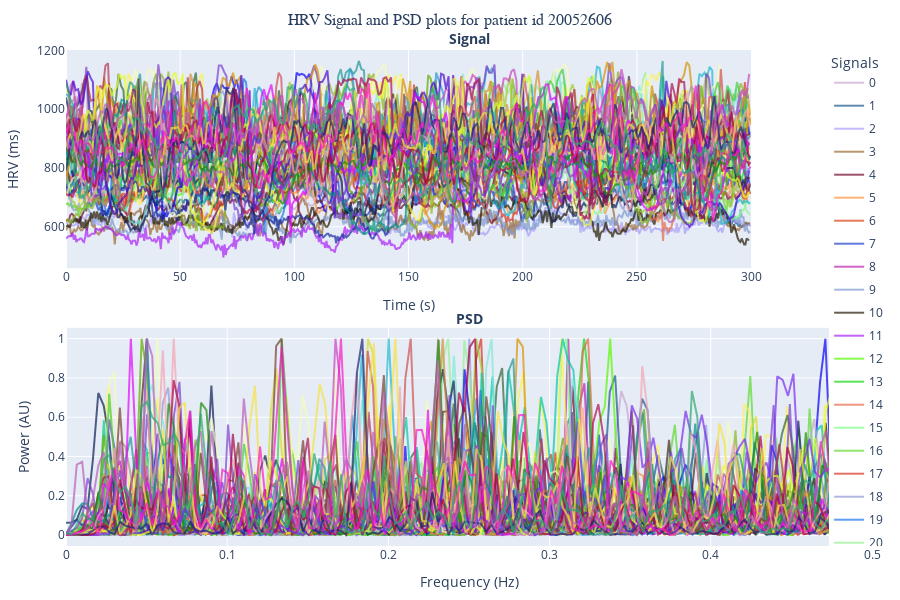

Notebook source saved alongside this figure:
### Code cell
# Get the DS data for patient 19072205


trial = clin_indic.loc[patient_id, 'DS_HRV']



plotter = SignalPsdPlotter(title = f"HRV Signal and PSD plots for patient id {patient_id}")


for i, five_min in enumerate(time_portion_signal(trial)):
    color = f'#{random.randint(0, 0xFFFFFF):06x}'
    plotter.calc_and_plot(five_min, str(i), color)

plotter.show()

plotter.fig.write_html(f'html_plots/one_patient_psd_plot_{patient_id}.html')

### Figure 1 — Plotly figure (JSON) as saved in the notebook; plotly's stock layout.template omitted (floating-point values rounded to 4 significant figures; data arrays with more than 128 entries replaced by an {"elided": "..."} marker saying what was removed)
{"data": [{"legendgroup": "0", "line": {"color": "#c9a7d1", "width": 2}, "mode": "lines", "name": "0", "opacity": 0.7, "type": "scatter", "x": {"elided": "423 float values"}, "xaxis": "x", "y": {"elided": "423 float values"}, "yaxis": "y"}, {"legendgroup": "0", "line": {"color": "#c9a7d1"}, "mode": "lines", "name": "0", "opacity": 0.7, "showlegend": false, "type": "scatter", "x": {"elided": "212 float values"}, "xaxis": "x2", "y": {"elided": "212 float values"}, "yaxis": "y2"}, {"legendgroup": "1", "line": {"color": "#1d588a", "width": 2}, "mode": "lines", "name": "1", "opacity": 0.7, "type": "scatter", "x": {"elided": "434 float values"}, "xaxis": "x", "y": {"elided": "434 float values"}, "yaxis": "y"}, {"legendgroup": "1", "line": {"color": "#1d588a"}, "mode": "lines", "name": "1", "opacity": 0.7, "showlegend": false, "type": "scatter", "x": {"elided": "218 float values"}, "xaxis": "x2", "y": {"elided": "218 float values"}, "yaxis": "y2"}, {"legendgroup": "2", "line": {"color": "#a89df9", "width": 2}, "mode": "lines", "name": "2", "opacity": 0.7, "type": "scatter", "x": {"elided": "479 float values"}, "xaxis": "x", "y": {"elided": "479 float values"}, "yaxis": "y"}, {"legendgroup": "2", "line": {"color": "#a89df9"}, "mode": "lines", "name": "2", "opacity": 0.7, "showlegend": false, "type": "scatter", "x": {"elided": "240 float values"}, "xaxis": "x2", "y": {"elided": "240 float values"}, "yaxis": "y2"}, {"legendgroup": "3", "line": {"color": "#9c6c34", "width": 2}, "mode": "lines", "name": "3", "opacity": 0.7, "type": "scatter", "x": {"elided": "478 float values"}, "xaxis": "x", "y": {"elided": "478 float values"}, "yaxis": "y"}, {"legendgroup": "3", "line": {"color": "#9c6c34"}, "mode": "lines", "name": "3", "opacity": 0.7, "showlegend": false, "type": "scatter", "x": {"elided": "240 float values"}, "xaxis": "x2", "y": {"elided": "240 float values"}, "yaxis": "y2"}, {"legendgroup": "4", "line": {"color": "#730b2e", "width": 2}, "mode": "lines", "name": "4", "opacity": 0.7, "type": "scatter", "x": {"elided": "441 float values"}, "xaxis": "x", "y": {"elided": "441 float values"}, "yaxis": "y"}, {"legendgroup": "4", "line": {"color": "#730b2e"}, "mode": "lines", "name": "4", "opacity": 0.7, "showlegend": false, "type": "scatter", "x": {"elided": "221 float values"}, "xaxis": "x2", "y": {"elided": "221 float values"}, "yaxis": "y2"}, {"legendgroup": "5", "line": {"color": "#fd953c", "width": 2}, "mode": "lines", "name": "5", "opacity": 0.7, "type": "scatter", "x": {"elided": "420 float values"}, "xaxis": "x", "y": {"elided": "420 float values"}, "yaxis": "y"}, {"legendgroup": "5", "line": {"color": "#fd953c"}, "mode": "lines", "name": "5", "opacity": 0.7, "showlegend": false, "type": "scatter", "x": {"elided": "211 float values"}, "xaxis": "x2", "y": {"elided": "211 float values"}, "yaxis": "y2"}, {"legendgroup": "6", "line": {"color": "#d94010", "width": 2}, "mode": "lines", "name": "6", "opacity": 0.7, "type": "scatter", "x": {"elided": "412 float values"}, "xaxis": "x", "y": {"elided": "412 float values"}, "yaxis": "y"}, {"legendgroup": "6", "line": {"color": "#d94010"}, "mode": "lines", "name": "6", "opacity": 0.7, "showlegend": false, "type": "scatter", "x": {"elided": "207 float values"}, "xaxis": "x2", "y": {"elided": "207 float values"}, "yaxis": "y2"}, {"legendgroup": "7", "line": {"color": "#1e41cd", "width": 2}, "mode": "lines", "name": "7", "opacity": 0.7, "type": "scatter", "x": {"elided": "409 float values"}, "xaxis": "x", "y": {"elided": "409 float values"}, "yaxis": "y"}, {"legendgroup": "7", "line": {"color": "#1e41cd"}, "mode": "lines", "name": "7", "opacity": 0.7, "showlegend": false, "type": "scatter", "x": {"elided": "205 float values"}, "xaxis": "x2", "y": {"elided": "205 float values"}, "yaxis": "y2"}, {"legendgroup": "8", "line": {"color": "#b923b1", "width": 2}, "mode": "lines", "name": "8", "opacity": 0.7, "type": "scatter", "x": {"elided": "386 float values"}, "xaxis": "x", "y": {"elided": "386 float values"}, "yaxis": "y"}, {"legendgroup": "8", "line": {"color": "#b923b1"}, "mode": "lines", "name": "8", "opacity": 0.7, "showlegend": false, "type": "scatter", "x": {"elided": "194 float values"}, "xaxis": "x2", "y": {"elided": "194 float values"}, "yaxis": "y2"}, {"legendgroup": "9", "line": {"color": "#7f9acf", "width": 2}, "mode": "lines", "name": "9", "opacity": 0.7, "type": "scatter", "x": {"elided": "486 float values"}, "xaxis": "x", "y": {"elided": "486 float values"}, "yaxis": "y"}, {"legendgroup": "9", "line": {"color": "#7f9acf"}, "mode": "lines", "name": "9", "opacity": 0.7, "showlegend": false, "type": "scatter", "x": {"elided": "244 float values"}, "xaxis": "x2", "y": {"elided": "244 float values"}, "yaxis": "y2"}, {"legendgroup": "10", "line": {"color": "#261b03", "width": 2}, "mode": "lines", "name": "10", "opacity": 0.7, "type": "scatter", "x": {"elided": "470 float values"}, "xaxis": "x", "y": {"elided": "470 float values"}, "yaxis": "y"}, {"legendgroup": "10", "line": {"color": "#261b03"}, "mode": "lines", "name": "10", "opacity": 0.7, "showlegend": false, "type": "scatter", "x": {"elided": "236 float values"}, "xaxis": "x2", "y": {"elided": "236 float values"}, "yaxis": "y2"}, {"legendgroup": "11", "line": {"color": "#ab22f6", "width": 2}, "mode": "lines", "name": "11", "opacity": 0.7, "type": "scatter", "x": {"elided": "470 float values"}, "xaxis": "x", "y": {"elided": "470 float values"}, "yaxis": "y"}, {"legendgroup": "11", "line": {"color": "#ab22f6"}, "mode": "lines", "name": "11", "opacity": 0.7, "showlegend": false, "type": "scatter", "x": {"elided": "236 float values"}, "xaxis": "x2", "y": {"elided": "236 float values"}, "yaxis": "y2"}, {"legendgroup": "12", "line": {"color": "#57fa05", "width": 2}, "mode": "lines", "name": "12", "opacity": 0.7, "type": "scatter", "x": {"elided": "376 float values"}, "xaxis": "x", "y": {"elided": "376 float values"}, "yaxis": "y"}, {"legendgroup": "12", "line": {"color": "#57fa05"}, "mode": "lines", "name": "12", "opacity": 0.7, "showlegend": false, "type": "scatter", "x": {"elided": "189 float values"}, "xaxis": "x2", "y": {"elided": "189 float values"}, "yaxis": "y2"}, {"legendgroup": "13", "line": {"color": "#15d910", "width": 2}, "mode": "lines", "name": "13", "opacity": 0.7, "type": "scatter", "x": {"elided": "384 float values"}, "xaxis": "x", "y": {"elided": "384 float values"}, "yaxis": "y"}, {"legendgroup": "13", "line": {"color": "#15d910"}, "mode": "lines", "name": "13", "opacity": 0.7, "showlegend": false, "type": "scatter", "x": {"elided": "193 float values"}, "xaxis": "x2", "y": {"elided": "193 float values"}, "yaxis": "y2"}, {"legendgroup": "14", "line": {"color": "#e36a4a", "width": 2}, "mode": "lines", "name": "14", "opacity": 0.7, "type": "scatter", "x": {"elided": "398 float values"}, "xaxis": "x", "y": {"elided": "398 float values"}, "yaxis": "y"}, {"legendgroup": "14", "line": {"color": "#e36a4a"}, "mode": "lines", "name": "14", "opacity": 0.7, "showlegend": false, "type": "scatter", "x": {"elided": "200 float values"}, "xaxis": "x2", "y": {"elided": "200 float values"}, "yaxis": "y2"}, {"legendgroup": "15", "line": {"color": "#7bff88", "width": 2}, "mode": "lines", "name": "15", "opacity": 0.7, "type": "scatter", "x": {"elided": "390 float values"}, "xaxis": "x", "y": {"elided": "390 float values"}, "yaxis": "y"}, {"legendgroup": "15", "line": {"color": "#7bff88"}, "mode": "lines", "name": "15", "opacity": 0.7, "showlegend": false, "type": "scatter", "x": {"elided": "196 float values"}, "xaxis": "x2", "y": {"elided": "196 float values"}, "yaxis": "y2"}, {"legendgroup": "16", "line": {"color": "#5fda30", "width": 2}, "mode": "lines", "name": "16", "opacity": 0.7, "type": "scatter", "x": {"elided": "371 float values"}, "xaxis": "x", "y": {"elided": "371 float values"}, "yaxis": "y"}, {"legendgroup": "16", "line": {"color": "#5fda30"}, "mode": "lines", "name": "16", "opacity": 0.7, "showlegend": false, "type": "scatter", "x": {"elided": "186 float values"}, "xaxis": "x2", "y": {"elided": "186 float values"}, "yaxis": "y2"}, {"legendgroup": "17", "line": {"color": "#dc3322", "width": 2}, "mode": "lines", "name": "17", "opacity": 0.7, "type": "scatter", "x": {"elided": "349 float values"}, "xaxis": "x", "y": {"elided": "349 float values"}, "yaxis": "y"}, {"legendgroup": "17", "line": {"color": "#dc3322"}, "mode": "lines", "name": "17", "opacity": 0.7, "showlegend": false, "type": "scatter", "x": {"elided": "175 float values"}, "xaxis": "x2", "y": {"elided": "175 float values"}, "yaxis": "y2"}, {"legendgroup": "18", "line": {"color": "#909bd3", "width": 2}, "mode": "lines", "name": "18", "opacity": 0.7, "type": "scatter", "x": {"elided": "349 float values"}, "xaxis": "x", "y": {"elided": "349 float values"}, "yaxis": "y"}, {"legendgroup": "18", "line": {"color": "#909bd3"}, "mode": "lines", "name": "18", "opacity": 0.7, "showlegend": false, "type": "scatter", "x": {"elided": "175 float values"}, "xaxis": "x2", "y": {"elided": "175 float values"}, "yaxis": "y2"}, {"legendgroup": "19", "line": {"color": "#1b74ea", "width": 2}, "mode": "lines", "name": "19", "opacity": 0.7, "type": "scatter", "x": {"elided": "350 float values"}, "xaxis": "x", "y": {"elided": "350 float values"}, "yaxis": "y"}, {"legendgroup": "19", "line": {"color": "#1b74ea"}, "mode": "lines", "name": "19", "opacity": 0.7, "showlegend": false, "type": "scatter", "x": {"elided": "176 float values"}, "xaxis": "x2", "y": {"elided": "176 float values"}, "yaxis": "y2"}, {"legendgroup": "20", "line": {"color": "#99ef96", "width": 2}, "mode": "lines", "name": "20", "opacity": 0.7, "type": "scatter", "x": {"elided": "354 float values"}, "xaxis": "x", "y": {"elided": "354 float values"}, "yaxis": "y"}, {"legendgroup": "20", "line": {"color": "#99ef96"}, "mode": "lines", "name": "20", "opacity": 0.7, "showlegend": false, "type": "scatter", "x": {"elided": "178 float values"}, "xaxis": "x2", "y": {"elided": "178 float values"}, "yaxis": "y2"}, {"legendgroup": "21", "line": {"color": "#8bb824", "width": 2}, "mode": "lines", "name": "21", "opacity": 0.7, "type": "scatter", "x": {"elided": "377 float values"}, "xaxis": "x", "y": {"elided": "377 float values"}, "yaxis": "y"}, {"legendgroup": "21", "line": {"color": "#8bb824"}, "mode": "lines", "name": "21", "opacity": 0.7, "showlegend": false, "type": "scatter", "x": {"elided": "189 float values"}, "xaxis": "x2", "y": {"elided": "189 float values"}, "yaxis": "y2"}, {"legendgroup": "22", "line": {"color": "#fef34f", "width": 2}, "mode": "lines", "name": "22", "opacity": 0.7, "type": "scatter", "x": {"elided": "366 float values"}, "xaxis": "x", "y": {"elided": "366 float values"}, "yaxis": "y"}, {"legendgroup": "22", "line": {"color": "#fef34f"}, "mode": "lines", "name": "22", "opacity": 0.7, "showlegend": false, "type": "scatter", "x": {"elided": "184 float values"}, "xaxis": "x2", "y": {"elided": "184 float values"}, "yaxis": "y2"}, {"legendgroup": "23", "line": {"color": "#0900f6", "width": 2}, "mode": "lines", "name": "23", "opacity": 0.7, "type": "scatter", "x": {"elided": "359 float values"}, "xaxis": "x", "y": {"elided": "359 float values"}, "yaxis": "y"}, {"legendgroup": "23", "line": {"color": "#0900f6"}, "mode": "lines", "name": "23", "opacity": 0.7, "showlegend": false, "type": "scatter", "x": {"elided": "180 float values"}, "xaxis": "x2", "y": {"elided": "180 float values"}, "yaxis": "y2"}, {"legendgroup": "24", "line": {"color": "#a1ce30", "width": 2}, "mode": "lines", "name": "24", "opacity": 0.7, "type": "scatter", "x": {"elided": "342 float values"}, "xaxis": "x", "y": {"elided": "342 float values"}, "yaxis": "y"}, {"legendgroup": "24", "line": {"color": "#a1ce30"}, "mode": "lines", "name": "24", "opacity": 0.7, "showlegend": false, "type": "scatter", "x": {"elided": "172 float values"}, "xaxis": "x2", "y": {"elided": "172 float values"}, "yaxis": "y2"}, {"legendgroup": "25", "line": {"color": "#306637", "width": 2}, "mode": "lines", "name": "25", "opacity": 0.7, "type": "scatter", "x": {"elided": "341 float values"}, "xaxis": "x", "y": {"elided": "341 float values"}, "yaxis": "y"}, {"legendgroup": "25", "line": {"color": "#306637"}, "mode": "lines", "name": "25", "opacity": 0.7, "showlegend": false, "type": "scatter", "x": {"elided": "171 float values"}, "xaxis": "x2", "y": {"elided": "171 float values"}, "yaxis": "y2"}, {"legendgroup": "26", "line": {"color": "#07c9ac", "width": 2}, "mode": "lines", "name": "26", "opacity": 0.7, "type": "scatter", "x": {"elided": "345 float values"}, "xaxis": "x", "y": {"elided": "345 float values"}, "yaxis": "y"}, {"legendgroup": "26", "line": {"color": "#07c9ac"}, "mode": "lines", "name": "26", "opacity": 0.7, "showlegend": false, "type": "scatter", "x": {"elided": "173 float values"}, "xaxis": "x2", "y": {"elided": "173 float values"}, "yaxis": "y2"}, {"legendgroup": "27", "line": {"color": "#bfabc4", "width": 2}, "mode": "lines", "name": "27", "opacity": 0.7, "type": "scatter", "x": {"elided": "330 float values"}, "xaxis": "x", "y": {"elided": "330 float values"}, "yaxis": "y"}, {"legendgroup": "27", "line": {"color": "#bfabc4"}, "mode": "lines", "name": "27", "opacity": 0.7, "showlegend": false, "type": "scatter", "x": {"elided": "166 float values"}, "xaxis": "x2", "y": {"elided": "166 float values"}, "yaxis": "y2"}, {"legendgroup": "28", "line": {"color": "#84e9d7", "width": 2}, "mode": "lines", "name": "28", "opacity": 0.7, "type": "scatter", "x": {"elided": "355 float values"}, "xaxis": "x", "y": {"elided": "355 float values"}, "yaxis": "y"}, {"legendgroup": "28", "line": {"color": "#84e9d7"}, "mode": "lines", "name": "28", "opacity": 0.7, "showlegend": false, "type": "scatter", "x": {"elided": "178 float values"}, "xaxis": "x2", "y": {"elided": "178 float values"}, "yaxis": "y2"}, {"legendgroup": "29", "line": {"color": "#572523", "width": 2}, "mode": "lines", "name": "29", "opacity": 0.7, "type": "scatter", "x": {"elided": "339 float values"}, "xaxis": "x", "y": {"elided": "339 float values"}, "yaxis": "y"}, {"legendgroup": "29", "line": {"color": "#572523"}, "mode": "lines", "name": "29", "opacity": 0.7, "showlegend": false, "type": "scatter", "x": {"elided": "170 float values"}, "xaxis": "x2", "y": {"elided": "170 float values"}, "yaxis": "y2"}, {"legendgroup": "30", "line": {"color": "#68ab00", "width": 2}, "mode": "lines", "name": "30", "opacity": 0.7, "type": "scatter", "x": {"elided": "341 float values"}, "xaxis": "x", "y": {"elided": "341 float values"}, "yaxis": "y"}, {"legendgroup": "30", "line": {"color": "#68ab00"}, "mode": "lines", "name": "30", "opacity": 0.7, "showlegend": false, "type": "scatter", "x": {"elided": "171 float values"}, "xaxis": "x2", "y": {"elided": "171 float values"}, "yaxis": "y2"}, {"legendgroup": "31", "line": {"color": "#0d1f54", "width": 2}, "mode": "lines", "name": "31", "opacity": 0.7, "type": "scatter", "x": {"elided": "393 float values"}, "xaxis": "x", "y": {"elided": "393 float values"}, "yaxis": "y"}, {"legendgroup": "31", "line": {"color": "#0d1f54"}, "mode": "lines", "name": "31", "opacity": 0.7, "showlegend": false, "type": "scatter", "x": {"elided": "197 float values"}, "xaxis": "x2", "y": {"elided": "197 float values"}, "yaxis": "y2"}, {"legendgroup": "32", "line": {"color": "#1b28a2", "width": 2}, "mode": "lines", "name": "32", "opacity": 0.7, "type": "scatter", "x": {"elided": "400 float values"}, "xaxis": "x", "y": {"elided": "400 float values"}, "yaxis": "y"}, {"legendgroup": "32", "line": {"color": "#1b28a2"}, "mode": "lines", "name": "32", "opacity": 0.7, "showlegend": false, "type": "scatter", "x": {"elided": "201 float values"}, "xaxis": "x2", "y": {"elided": "201 float values"}, "yaxis": "y2"}, {"legendgroup": "33", "line": {"color": "#d7de2d", "width": 2}, "mode": "lines", "name": "33", "opacity": 0.7, "type": "scatter", "x": {"elided": "348 float values"}, "xaxis": "x", "y": {"elided": "348 float values"}, "yaxis": "y"}, {"legendgroup": "33", "line": {"color": "#d7de2d"}, "mode": "lines", "name": "33", "opacity": 0.7, "showlegend": false, "type": "scatter", "x": {"elided": "175 float values"}, "xaxis": "x2", "y": {"elided": "175 float values"}, "yaxis": "y2"}, {"legendgroup": "34", "line": {"color": "#249bd2", "width": 2}, "mode": "lines", "name": "34", "opacity": 0.7, "type": "scatter", "x": {"elided": "327 float values"}, "xaxis": "x", "y": {"elided": "327 float values"}, "yaxis": "y"}, {"legendgroup": "34", "line": {"color": "#249bd2"}, "mode": "lines", "name": "34", "opacity": 0.7, "showlegend": false, "type": "scatter", "x": {"elided": "164 float values"}, "xaxis": "x2", "y": {"elided": "164 float values"}, "yaxis": "y2"}, {"legendgroup": "35", "line": {"color": "#23b7d1", "width": 2}, "mode": "lines", "name": "35", "opacity": 0.7, "type": "scatter", "x": {"elided": "340 float values"}, "xaxis": "x", "y": {"elided": "340 float values"}, "yaxis": "y"}, {"legendgroup": "35", "line": {"color": "#23b7d1"}, "mode": "lines", "name": "35", "opacity": 0.7, "showlegend": false, "type": "scatter", "x": {"elided": "171 float values"}, "xaxis": "x2", "y": {"elided": "171 float values"}, "yaxis": "y2"}, {"legendgroup": "36", "line": {"color": "#f5fdb9", "width": 2}, "mode": "lines", "name": "36", "opacity": 0.7, "type": "scatter", "x": {"elided": "337 float values"}, "xaxis": "x", "y": {"elided": "337 float values"}, "yaxis": "y"}, {"legendgroup": "36", "line": {"color": "#f5fdb9"}, "mode": "lines", "name": "36", "opacity": 0.7, "showlegend": false, "type": "scatter", "x": {"elided": "169 float values"}, "xaxis": "x2", "y": {"elided": "169 float values"}, "yaxis": "y2"}, {"legendgroup": "37", "line": {"color": "#7e40cc", "width": 2}, "mode": "lines", "name": "37", "opacity": 0.7, "type": "scatter", "x": {"elided": "349 float values"}, "xaxis": "x", "y": {"elided": "349 float values"}, "yaxis": "y"}, {"legendgroup": "37", "line": {"color": "#7e40cc"}, "mode": "lines", "name": "37", "opacity": 0.7, "showlegend": false, "type": "scatter", "x": {"elided": "175 float values"}, "xaxis": "x2", "y": {"elided": "175 float values"}, "yaxis": "y2"}, {"legendgroup": "38", "line": {"color": "#da9307", "width": 2}, "mode": "lines", "name": "38", "opacity": 0.7, "type": "scatter", "x": {"elided": "337 float values"}, "xaxis": "x", "y": {"elided": "337 float values"}, "yaxis": "y"}, {"legendgroup": "38", "line": {"color": "#da9307"}, "mode": "lines", "name": "38", "opacity": 0.7, "showlegend": false, "type": "scatter", "x": {"elided": "169 float values"}, "xaxis": "x2", "y": {"elided": "169 float values"}, "yaxis": "y2"}, {"legendgroup": "39", "line": {"color": "#b53455", "width": 2}, "mode": "lines", "name": "39", "opacity": 0.7, "type": "scatter", "x": {"elided": "360 float values"}, "xaxis": "x", "y": {"elided": "360 float values"}, "yaxis": "y"}, {"legendgroup": "39", "line": {"color": "#b53455"}, "mode": "lines", "name": "39", "opacity": 0.7, "showlegend": false, "type": "scatter", "x": {"elided": "181 float values"}, "xaxis": "x2", "y": {"elided": "181 float values"}, "yaxis": "y2"}, {"legendgroup": "40", "line": {"color": "#249a95", "width": 2}, "mode": "lines", "name": "40", "opacity": 0.7, "type": "scatter", "x": {"elided": "349 float values"}, "xaxis": "x", "y": {"elided": "349 float values"}, "yaxis": "y"}, {"legendgroup": "40", "line": {"color": "#249a95"}, "mode": "lines", "name": "40", "opacity": 0.7, "showlegend": false, "type": "scatter", "x": {"elided": "175 float values"}, "xaxis": "x2", "y": {"elided": "175 float values"}, "yaxis": "y2"}, {"legendgroup": "41", "line": {"color": "#d05150", "width": 2}, "mode": "lines", "name": "41", "opacity": 0.7, "type": "scatter", "x": {"elided": "337 float values"}, "xaxis": "x", "y": {"elided": "337 float values"}, "yaxis": "y"}, {"legendgroup": "41", "line": {"color": "#d05150"}, "mode": "lines", "name": "41", "opacity": 0.7, "showlegend": false, "type": "scatter", "x": {"elided": "169 float values"}, "xaxis": "x2", "y": {"elided": "169 float values"}, "yaxis": "y2"}, {"legendgroup": "42", "line": {"color": "#d69034", "width": 2}, "mode": "lines", "name": "42", "opacity": 0.7, "type": "scatter", "x": {"elided": "324 float values"}, "xaxis": "x", "y": {"elided": "324 float values"}, "yaxis": "y"}, {"legendgroup": "42", "line": {"color": "#d69034"}, "mode": "lines", "name": "42", "opacity": 0.7, "showlegend": false, "type": "scatter", "x": {"elided": "163 float values"}, "xaxis": "x2", "y": {"elided": "163 float values"}, "yaxis": "y2"}, {"legendgroup": "43", "line": {"color": "#b08d81", "width": 2}, "mode": "lines", "name": "43", "opacity": 0.7, "type": "scatter", "x": {"elided": "344 float values"}, "xaxis": "x", "y": {"elided": "344 float values"}, "yaxis": "y"}, {"legendgroup": "43", "line": {"color": "#b08d81"}, "mode": "lines", "name": "43", "opacity": 0.7, "showlegend": false, "type": "scatter", "x": {"elided": "173 float values"}, "xaxis": "x2", "y": {"elided": "173 float values"}, "yaxis": "y2"}, {"legendgroup": "44", "line": {"color": "#45ce47", "width": 2}, "mode": "lines", "name": "44", "opacity": 0.7, "type": "scatter", "x": {"elided": "335 float values"}, "xaxis": "x", "y": {"elided": "335 float values"}, "yaxis": "y"}, {"legendgroup": "44", "line": {"color": "#45ce47"}, "mode": "lines", "name": "44", "opacity": 0.7, "showlegend": false, "type": "scatter", "x": {"elided": "168 float values"}, "xaxis": "x2", "y": {"elided": "168 float values"}, "yaxis": "y2"}, {"legendgroup": "45", "line": {"color": "#ca47c2", "width": 2}, "mode": "lines", "name": "45", "opacity": 0.7, "type": "scatter", "x": {"elided": "329 float values"}, "xaxis": "x", "y": {"elided": "329 float values"}, "yaxis": "y"}, {"legendgroup": "45", "line": {"color": "#ca47c2"}, "mode": "lines", "name": "45", "opacity": 0.7, "showlegend": false, "type": "scatter", "x": {"elided": "165 float values"}, "xaxis": "x2", "y": {"elided": "165 float values"}, "yaxis": "y2"}, {"legendgroup": "46", "line": {"color": "#4d0bcf", "width": 2}, "mode": "lines", "name": "46", "opacity": 0.7, "type": "scatter", "x": {"elided": "359 float values"}, "xaxis": "x", "y": {"elided": "359 float values"}, "yaxis": "y"}, {"legendgroup": "46", "line": {"color": "#4d0bcf"}, "mode": "lines", "name": "46", "opacity": 0.7, "showlegend": false, "type": "scatter", "x": {"elided": "180 float values"}, "xaxis": "x2", "y": {"elided": "180 float values"}, "yaxis": "y2"}, {"legendgroup": "47", "line": {"color": "#e6fe29", "width": 2}, "mode": "lines", "name": "47", "opacity": 0.7, "type": "scatter", "x": {"elided": "342 float values"}, "xaxis": "x", "y": {"elided": "342 float values"}, "yaxis": "y"}, {"legendgroup": "47", "line": {"color": "#e6fe29"}, "mode": "lines", "name": "47", "opacity": 0.7, "showlegend": false, "type": "scatter", "x": {"elided": "172 float values"}, "xaxis": "x2", "y": {"elided": "172 float values"}, "yaxis": "y2"}, {"legendgroup": "48", "line": {"color": "#ae1058", "width": 2}, "mode": "lines", "name": "48", "opacity": 0.7, "type": "scatter", "x": {"elided": "350 float values"}, "xaxis": "x", "y": {"elided": "350 float values"}, "yaxis": "y"}, {"legendgroup": "48", "line": {"color": "#ae1058"}, "mode": "lines", "name": "48", "opacity": 0.7, "showlegend": false, "type": "scatter", "x": {"elided": "176 float values"}, "xaxis": "x2", "y": {"elided": "176 float values"}, "yaxis": "y2"}, {"legendgroup": "49", "line": {"color": "#e207fe", "width": 2}, "mode": "lines", "name": "49", "opacity": 0.7, "type": "scatter", "x": {"elided": "353 float values"}, "xaxis": "x", "y": {"elided": "353 float values"}, "yaxis": "y"}, {"legendgroup": "49", "line": {"color": "#e207fe"}, "mode": "lines", "name": "49", "opacity": 0.7, "showlegend": false, "type": "scatter", "x": {"elided": "177 float values"}, "xaxis": "x2", "y": {"elided": "177 float values"}, "yaxis": "y2"}, {"legendgroup": "50", "line": {"color": "#059084", "width": 2}, "mode": "lines", "name": "50", "opacity": 0.7, "type": "scatter", "x": {"elided": "379 float values"}, "xaxis": "x", "y": {"elided": "379 float values"}, "yaxis": "y"}, {"legendgroup": "50", "line": {"color": "#059084"}, "mode": "lines", "name": "50", "opacity": 0.7, "showlegend": false, "type": "scatter", "x": {"elided": "190 float values"}, "xaxis": "x2", "y": {"elided": "190 float values"}, "yaxis": "y2"}, {"legendgroup": "51", "line": {"color": "#1d8d0a", "width": 2}, "mode": "lines", "name": "51", "opacity": 0.7, "type": "scatter", "x": {"elided": "371 float values"}, "xaxis": "x", "y": {"elided": "371 float values"}, "yaxis": "y"}, {"legendgroup": "51", "line": {"color": "#1d8d0a"}, "mode": "lines", "name": "51", "opacity": 0.7, "showlegend": false, "type": "scatter", "x": {"elided": "186 float values"}, "xaxis": "x2", "y": {"elided": "186 float values"}, "yaxis": "y2"}, {"legendgroup": "52", "line": {"color": "#7c3e32", "width": 2}, "mode": "lines", "name": "52", "opacity": 0.7, "type": "scatter", "x": {"elided": "347 float values"}, "xaxis": "x", "y": {"elided": "347 float values"}, "yaxis": "y"}, {"legendgroup": "52", "line": {"color": "#7c3e32"}, "mode": "lines", "name": "52", "opacity": 0.7, "showlegend": false, "type": "scatter", "x": {"elided": "174 float values"}, "xaxis": "x2", "y": {"elided": "174 float values"}, "yaxis": "y2"}, {"legendgroup": "53", "line": {"color": "#792def", "width": 2}, "mode": "lines", "name": "53", "opacity": 0.7, "type": "scatter", "x": {"elided": "345 float values"}, "xaxis": "x", "y": {"elided": "345 float values"}, "yaxis": "y"}, {"legendgroup": "53", "line": {"color": "#792def"}, "mode": "lines", "name": "53", "opacity": 0.7, "showlegend": false, "type": "scatter", "x": {"elided": "173 float values"}, "xaxis": "x2", "y": {"elided": "173 float values"}, "yaxis": "y2"}, {"legendgroup": "54", "line": {"color": "#f2a5b3", "width": 2}, "mode": "lines", "name": "54", "opacity": 0.7, "type": "scatter", "x": {"elided": "348 float values"}, "xaxis": "x", "y": {"elided": "348 float values"}, "yaxis": "y"}, {"legendgroup": "54", "line": {"color": "#f2a5b3"}, "mode": "lines", "name": "54", "opacity": 0.7, "showlegend": false, "type": "scatter", "x": {"elided": "175 float values"}, "xaxis": "x2", "y": {"elided": "175 float values"}, "yaxis": "y2"}, {"legendgroup": "55", "line": {"color": "#ae0145", "width": 2}, "mode": "lines", "name": "55", "opacity": 0.7, "type": "scatter", "x": {"elided": "345 float values"}, "xaxis": "x", "y": {"elided": "345 float values"}, "yaxis": "y"}, {"legendgroup": "55", "line": {"color": "#ae0145"}, "mode": "lines", "name": "55", "opacity": 0.7, "showlegend": false, "type": "scatter", "x": {"elided": "173 float values"}, "xaxis": "x2", "y": {"elided": "173 float values"}, "yaxis": "y2"}, {"legendgroup": "56", "line": {"color": "#f7e340", "width": 2}, "mode": "lines", "name": "56", "opacity": 0.7, "type": "scatter", "x": {"elided": "335 float values"}, "xaxis": "x", "y": {"elided": "335 float values"}, "yaxis": "y"}, {"legendgroup": "56", "line": {"color": "#f7e340"}, "mode": "lines", "name": "56", "opacity": 0.7, "showlegend": false, "type": "scatter", "x": {"elided": "168 float values"}, "xaxis": "x2", "y": {"elided": "168 float values"}, "yaxis": "y2"}, {"legendgroup": "57", "line": {"color": "#202477", "width": 2}, "mode": "lines", "name": "57", "opacity": 0.7, "type": "scatter", "x": {"elided": "337 float values"}, "xaxis": "x", "y": {"elided": "337 float values"}, "yaxis": "y"}, {"legendgroup": "57", "line": {"color": "#202477"}, "mode": "lines", "name": "57", "opacity": 0.7, "showlegend": false, "type": "scatter", "x": {"elided": "169 float values"}, "xaxis": "x2", "y": {"elided": "169 float values"}, "yaxis": "y2"}, {"legendgroup": "58", "line": {"color": "#fc18c6", "width": 2}, "mode": "lines", "name": "58", "opacity": 0.7, "type": "scatter", "x": {"elided": "341 float values"}, "xaxis": "x", "y": {"elided": "341 float values"}, "yaxis": "y"}, {"legendgroup": "58", "line": {"color": "#fc18c6"}, "mode": "lines", "name": "58", "opacity": 0.7, "showlegend": false, "type": "scatter", "x": {"elided": "171 float values"}, "xaxis": "x2", "y": {"elided": "171 float values"}, "yaxis": "y2"}, {"legendgroup": "59", "line": {"color": "#ba5fb8", "width": 2}, "mode": "lines", "name": "59", "opacity": 0.7, "type": "scatter", "x": {"elided": "346 float values"}, "xaxis": "x", "y": {"elided": "346 float values"}, "yaxis": "y"}, {"legendgroup": "59", "line": {"color": "#ba5fb8"}, "mode": "lines", "name": "59", "opacity": 0.7, "showlegend": false, "type": "scatter", "x": {"elided": "174 float values"}, "xaxis": "x2", "y": {"elided": "174 float values"}, "yaxis": "y2"}, {"legendgroup": "60", "line": {"color": "#2daa6e", "width": 2}, "mode": "lines", "name": "60", "opacity": 0.7, "type": "scatter", "x": {"elided": "347 float values"}, "xaxis": "x", "y": {"elided": "347 float values"}, "yaxis": "y"}, {"legendgroup": "60", "line": {"color": "#2daa6e"}, "mode": "lines", "name": "60", "opacity": 0.7, "showlegend": false, "type": "scatter", "x": {"elided": "174 float values"}, "xaxis": "x2", "y": {"elided": "174 float values"}, "yaxis": "y2"}], "layout": {"annotations": [{"font": {"size": 14}, "showarrow": false, "text": "<b>Signal</b>", "x": 0.5, "xanchor": "center", "xref": "paper", "y": 1, "yanchor": "bottom", "yref": "paper"}, {"font": {"size": 14}, "showarrow": false, "text": "<b>PSD</b>", "x": 0.5, "xanchor": "center", "xref": "paper", "y": 0.435, "yanchor": "bottom", "yref": "paper"}], "height": 600, "legend": {"title": {"text": "Signals"}, "tracegroupgap": 4, "xanchor": "right", "y": 1}, "margin": {"b": 20, "l": 20, "r": 20, "t": 50}, "title": {"font": {"family": "Arial Black", "size": 16}, "text": "HRV Signal and PSD plots for patient id 20052606", "x": 0.5, "xanchor": "center"}, "xaxis": {"anchor": "y", "domain": [0, 0.85], "range": [0, 300], "title": {"text": "Time (s)"}}, "xaxis2": {"anchor": "y2", "domain": [0, 1], "range": [0, 0.5], "title": {"text": "Frequency (Hz)"}}, "yaxis": {"anchor": "x", "domain": [0.56, 1], "title": {"text": "HRV (ms)"}}, "yaxis2": {"anchor": "x2", "domain": [0, 0.44], "title": {"text": "Power (AU)"}}}}
